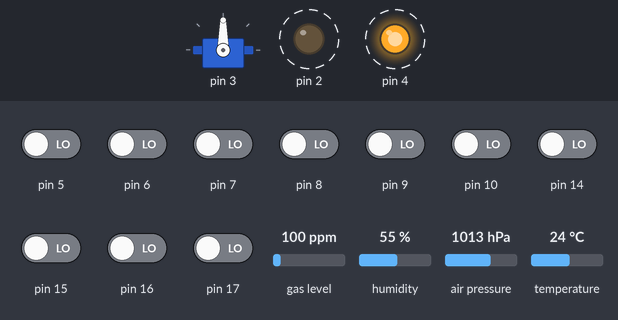
Simulated run of this program. Board: Arduino Pro Mini, built with avr-gcc and run on an emulated ATmega328P. Shown: servo, output pins drawn as LEDs (lit = HIGH). Dashed ring = blinking. Inputs (shaded band) come from the test bench; at power-on: pin 5–10, pin 14–17 LOW, gas level 100 ppm, humidity 55 %, air pressure 1013 hPa, temperature 24 °C. What the program prints to the serial monitor is not drawn.

Above: at 5.17 s.
Timing chart, 0 to 8.0 s (numbered marks = the images above):
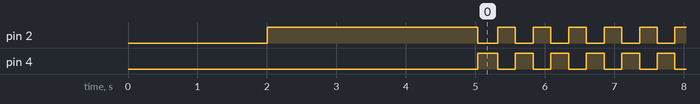

The program:

main.cpp
```cpp
#include <Arduino.h>
#include <Wire.h>
#include <Servo.h>

#include "Adafruit_BMP3XX.h"
#include "Adafruit_Sensor.h"
#include "pins.h"

// Objects
Adafruit_BMP3XX pressure_sensor;
Servo releaseServo;

// Servo Config
uint8_t SERVO_RELEASE_POSITION = 0;
uint8_t SERVO_CAPTURE_POSITION = 90;

/*
 * HELPERS
 */
uint16_t getCutdownPressurehPa()
{
  /*
   * Return the cutdown pressure in hPa from the DIP switch settings.
   * If the pressure feature is disabled we return a pressure of 0.
   */
  uint8_t set_index = ! digitalRead(PIN_PRESSURE_BIT0);
  set_index = (set_index << 1) | ! digitalRead(PIN_PRESSURE_BIT1);
  set_index = (set_index << 1) | ! digitalRead(PIN_PRESSURE_BIT2);
  set_index = (set_index << 1) | ! digitalRead(PIN_PRESSURE_BIT3);

  uint16_t pressures_hPa[16] = {0, 10, 100, 150, 200, 250, 300,
                                350, 400, 450, 500, 600, 700,
                                800, 900, 1000};
  return pressures_hPa[set_index];
}

uint16_t getCutdownTimeMinutes()
{
  /*
   * Return the cutdown time in minutes from the DIP switch settings.
   * If the time feature is disabled we return a time of 0.
   */
  uint8_t set_index = ! digitalRead(PIN_TIME_BIT0);
  set_index = (set_index << 1) | ! digitalRead(PIN_TIME_BIT1);
  set_index = (set_index << 1) | ! digitalRead(PIN_TIME_BIT2);
  set_index = (set_index << 1) | ! digitalRead(PIN_TIME_BIT3);

  uint16_t times_minutes[16] = {0, 1, 2, 5, 10, 20, 30, 40,
                                50, 60, 70, 80, 90, 100, 110,
                                120};
  return times_minutes[set_index];
}

uint16_t getPressurehPa()
{
  /*
   * Read the pressure from the sensor in hPa. If the sensor malfunctions, we
   * return 2000 hPa so we don't cut too early and hope the user has a time
   * backup. Don't want to error and stall the whole device because of a single
   * bad sensor or bad reading.
   */
  if (! pressure_sensor.performReading())
  {
    return 2000;
  }

  return round(pressure_sensor.pressure / 100.0);
}

void setup()
{
   // Configure debug serial
  Serial.begin(9600);

  // Configure the DIP switch pins
  pinMode(PIN_PRESSURE_BIT0, INPUT);
  pinMode(PIN_PRESSURE_BIT1, INPUT);
  pinMode(PIN_PRESSURE_BIT2, INPUT);
  pinMode(PIN_PRESSURE_BIT3, INPUT);
  pinMode(PIN_TIME_BIT0, INPUT);
  pinMode(PIN_TIME_BIT1, INPUT);
  pinMode(PIN_TIME_BIT2, INPUT);
  pinMode(PIN_TIME_BIT3, INPUT);

  // Servo
  Serial.println("Moving Servo");
  releaseServo.attach(PIN_SERVO);
  releaseServo.write(SERVO_RELEASE_POSITION);
  delay(1000);
  releaseServo.write(SERVO_CAPTURE_POSITION);

  // Configure the pressure sensor
  if (!pressure_sensor.begin_I2C(0x76))
  {
    Serial.println("ERROR - Pressure Sensor Startup Failed");
    while(1){}
  }

  // Set up oversampling and filter initialization
  pressure_sensor.setTemperatureOversampling(BMP3_OVERSAMPLING_8X);
  pressure_sensor.setPressureOversampling(BMP3_OVERSAMPLING_4X);
  pressure_sensor.setIIRFilterCoeff(BMP3_IIR_FILTER_COEFF_3);
  pressure_sensor.setOutputDataRate(BMP3_ODR_50_HZ);

  // Setup LED pins and blink to confirm that we are booted up and configured
  pinMode(PIN_YELLOW_LED, OUTPUT);
  pinMode(PIN_GREEN_LED, OUTPUT);

  Serial.print("Watch for Yellow LED");
  delay(1000);
  digitalWrite(PIN_YELLOW_LED, HIGH);
  digitalWrite(PIN_GREEN_LED, LOW);
  delay(3000);
  Serial.println("PRESSURE | TIME | JUMPER_A | JUMPER_B | CUTDOWN_PRESSURE | CUTDOWN_TIME | CURRENT_PRESSURE");
}

void loop()
{
  // Blink LEDs
  digitalWrite(PIN_YELLOW_LED, ! digitalRead(PIN_YELLOW_LED));
  digitalWrite(PIN_GREEN_LED, !digitalRead(PIN_GREEN_LED));
  // Check dip switch function and jumper readings
  Serial.print(! digitalRead(PIN_PRESSURE_BIT3));
  Serial.print(! digitalRead(PIN_PRESSURE_BIT2));
  Serial.print(! digitalRead(PIN_PRESSURE_BIT1));
  Serial.print(! digitalRead(PIN_PRESSURE_BIT0));
  Serial.print(" | ");
  Serial.print(! digitalRead(PIN_TIME_BIT3));
  Serial.print(! digitalRead(PIN_TIME_BIT2));
  Serial.print(! digitalRead(PIN_TIME_BIT1));
  Serial.print(! digitalRead(PIN_TIME_BIT0));
  Serial.print(" | ");
  Serial.print(! digitalRead(PIN_JUMPER_A));
  Serial.print(" | ");
  Serial.print(! digitalRead(PIN_JUMPER_B));
  Serial.print(" | ");
  Serial.print(getCutdownPressurehPa());
  Serial.print(" | ");
  Serial.print(getCutdownTimeMinutes());
  Serial.print(" | ");
  Serial.print(getPressurehPa());
  Serial.println();
  delay(100);
}
```

Measured:
- by itself, pin 2, pin 4: alternates HIGH for 0.26 s and LOW for 0.26 s
